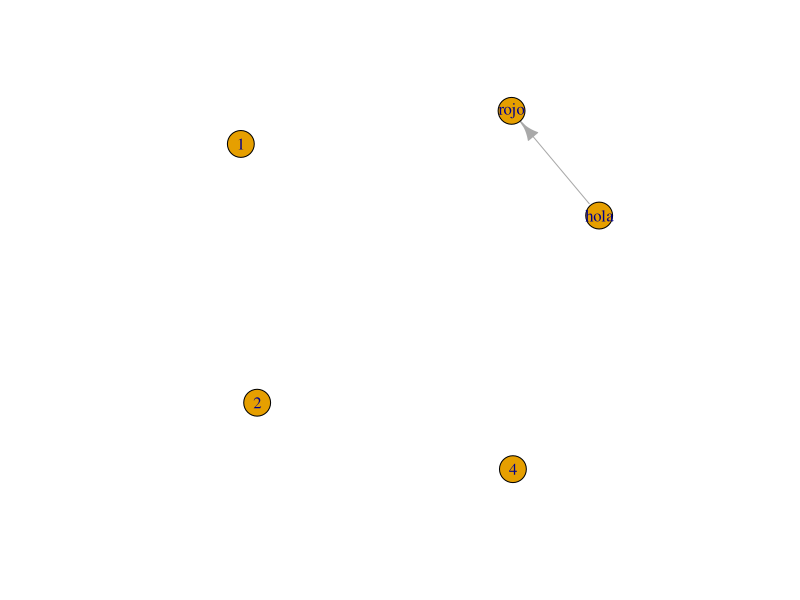
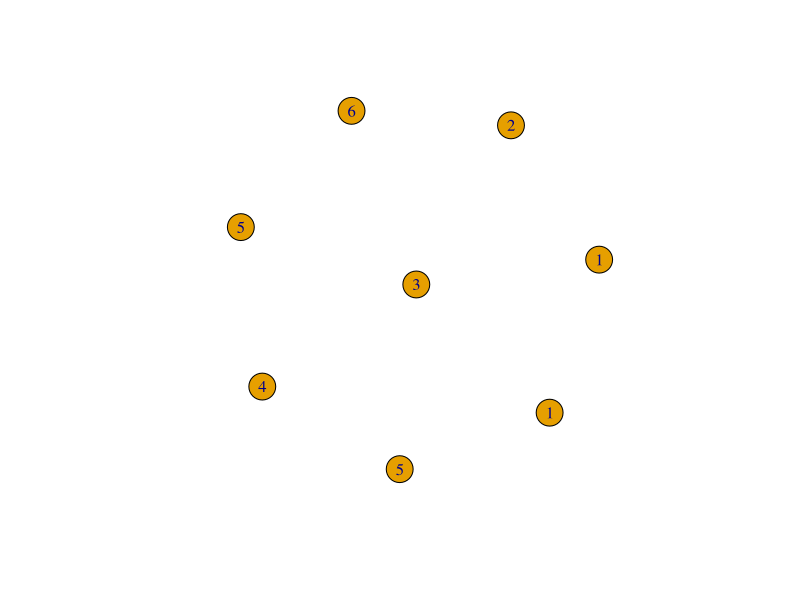
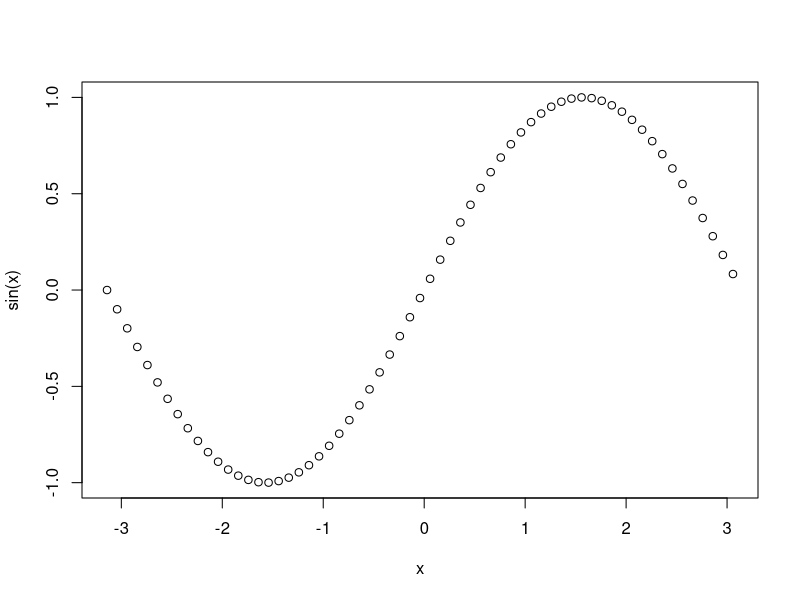
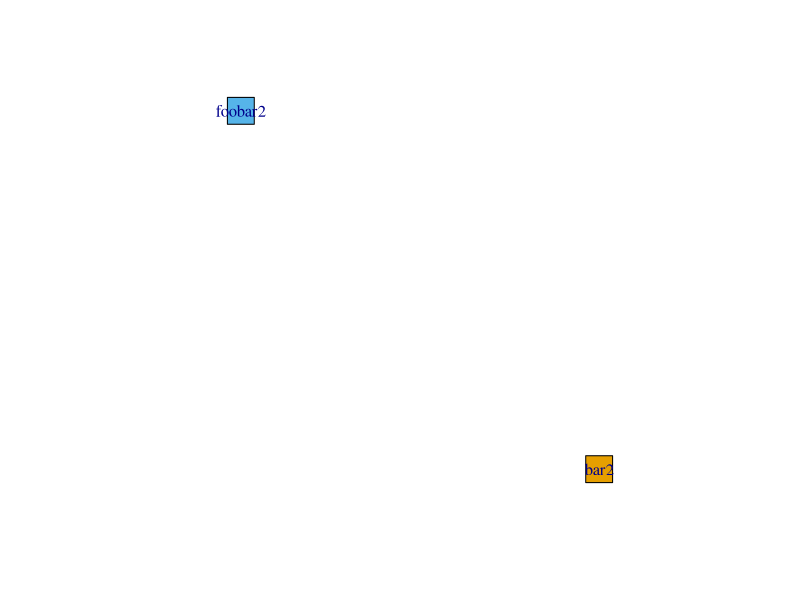
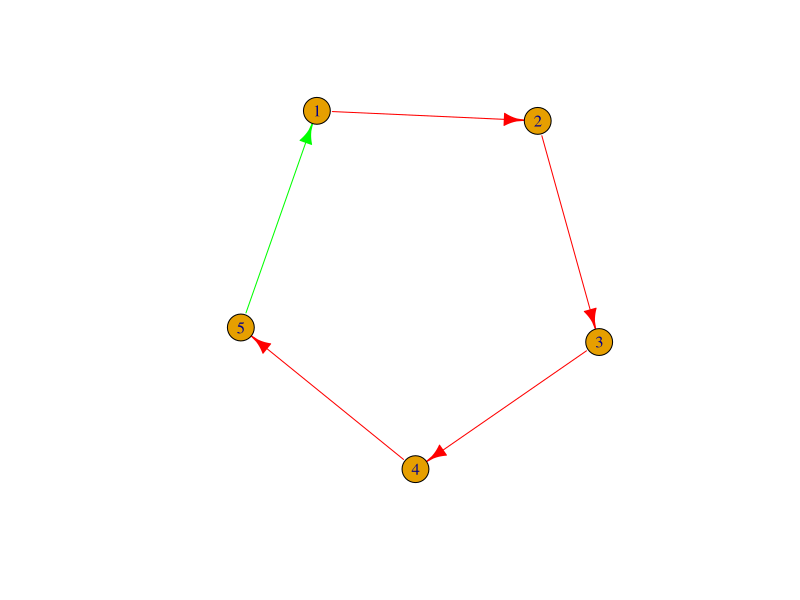

The R source for these figures, in order:
vector<- c(1,2,3,4)
print(vector)


actors <- data.frame(name=c("Alice", "Bob", "Cecil", "David","Esmeralda"),
                     age=c(48,33,45,34,21),
                     gender=c("F","M","F","M","F"))

relations <- data.frame(from=c("Bob", "Cecil", "Cecil", "David","David", "Esmeralda"),
                        to=c("Alice", "Bob", "Alice", "Alice", "Bob", "Alice"),
                        same.dept=c(FALSE,FALSE,TRUE,FALSE,FALSE,TRUE),
                        friendship=c(4,5,5,2,1,1), advice=c(4,5,5,4,2,3))

print(actors)
print(relations)

library("igraph")
g <- graph_from_data_frame(relations, directed=TRUE, vertices=actors)
print(g, e=TRUE, v=TRUE)
print_all(g)

o <- make_empty_graph() +vertices(letters[1:10])
o <- o + edge("a", "b")
print(o)

library("igraph")
gr <- make_empty_graph()+vertices("hola","rojo",1,2,4)
gr <- gr + edges("hola","rojo")
print_all(gr)
plot(gr)

gf <- make_empty_graph()+vertices(c(1, 2, 3, 4, 5, 6, 1, 5))

plot(gf)

x <- seq(-pi,pi,0.1)
plot(x, sin(x))

library("igraph")
grafo <- make_empty_graph()
grafo <- grafo + vertices("bar2", "foobar2", color=1:2, shape="rectangle")

plot(grafo)

g <- make_empty_graph(n = 5) %>%
  add_edges(c(1,2, 2,3, 3,4, 4,5)) %>%
  set_edge_attr("color", value = "red") %>%
  add_edges(c(5,1), color = "green")
E(g)[[]]
plot(g)

library("igraph")
M <- matrix(c(0,0,1,0,1,0,0,0,1,1,0,1,1,1,0,1,1,0,0,1,1,0,1,0,1,0,1,1,0,0,0,1,0,0,0,0), 6, dimnames= list(c('A','B','C','D','E','F'),c('A','B','C','D','E','F')))
M
cuadrada <- function (M) {
  if (dim(M)[1]==dim(M)[2]) {cuad=TRUE}
  else {cuad=FALSE}
  return(cuad)
}

names(which(M['B',]==1))
names(which(M['D',]==1))
grV <- colSums(M)
grV

m <- sum(M[upper.tri(M)==1])
m

dim(M)[1]

dim(M)[2]

y1<-matrix(scan(),ncol=3)